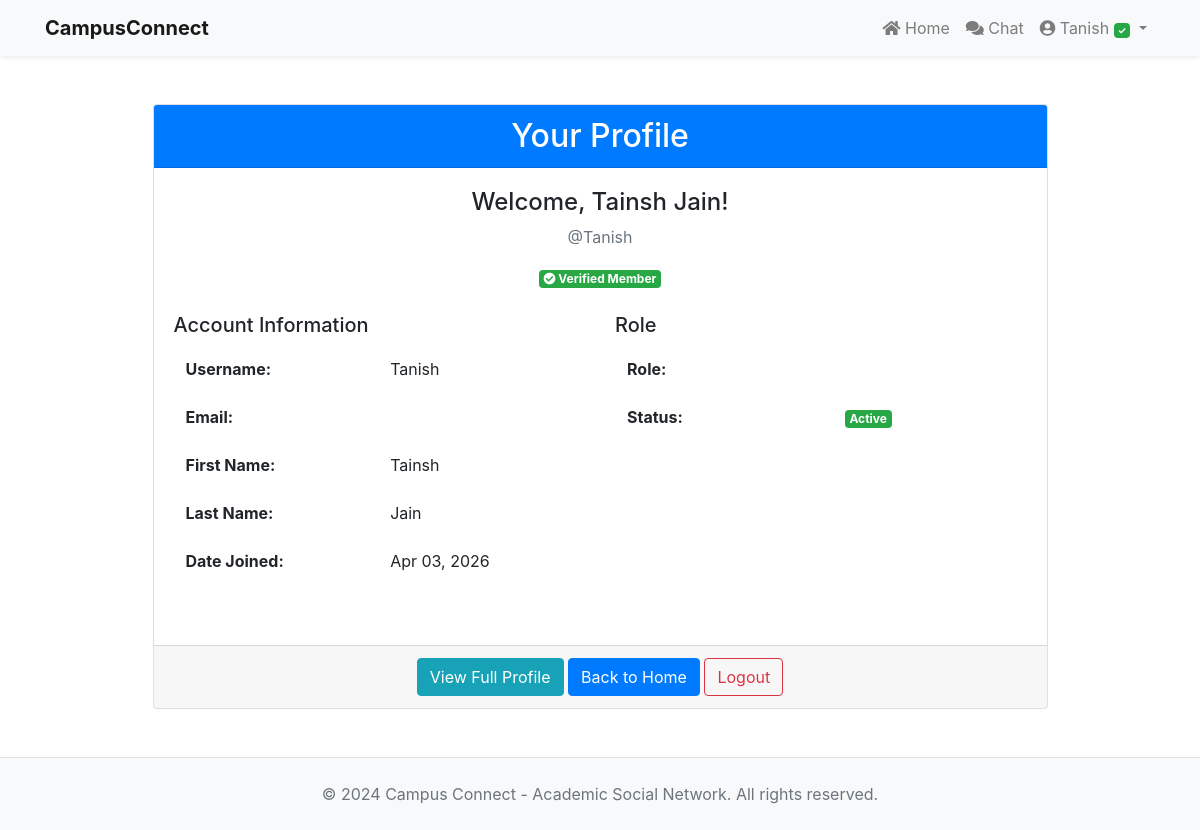
The app's page /profile/ (signed in) with its own data.
### accounts/models.py (models this page shows, shortened)
class User(AbstractUser):
    role = models.CharField(
        max_length=20,
        choices=ROLE_CHOICES,
        default='student',
        help_text='User role determining permissions and capabilities'
    )
    is_verified = models.BooleanField(
        default=False,
        help_text='Whether the user has verified their college email'
    )
    class Meta:
        ordering = ['-date_joined']
    def is_admin(self):
        return self.role == 'admin'
    def is_moderator(self):
        return self.role in ['moderator', 'admin']

### accounts/views.py (the view)
# urls.py: path('profile/', views.profile, name='profile'),
@login_required
def profile(request):
    token = request.COOKIES.get('jwt_token')
    decoded = decode_jwt_token(token) if token else None
    return render(request, 'accounts/profile.html', {'jwt_payload': decoded})

### accounts/templates/accounts/profile.html (shortened to what this page needs)
{% extends "accounts/layout.html" %}
{% block body %}
<div class="container mt-5">
    <div class="row justify-content-center">
        <div class="col-md-10">
            <div class="card">
                <div class="card-header bg-primary text-white">
                    <h2 class="text-center mb-0">Your Profile</h2>
                </div>
                <div class="card-body">
                    <div class="text-center mb-4">
                        <h4>Welcome, {{ request.user.get_full_name|default:request.user.username }}!</h4>
                        <p class="text-muted">@{{ request.user.username }}</p>
                        {% if request.user.is_verified %}
                        <span class="badge badge-success"><i class="fas fa-check-circle"></i> Verified Member</span>
                        {% else %}
                        <span class="badge badge-warning">Pending Verification</span>
                        {% endif %}
                    </div>
                    <div class="row mb-4">
                        <div class="col-md-6">
                            <h5>Account Information</h5>
                            <table class="table table-borderless">
                                <tr>
                                    <td><strong>Username:</strong></td>
                                    <td>{{ request.user.username }}</td>
                                </tr>
                                <tr>
                                    <td><strong>Email:</strong></td>
                                    <td>{{ request.user.email }}</td>
                                </tr>
                                <tr>
                                    <td><strong>First Name:</strong></td>
                                    <td>{{ request.user.first_name }}</td>
                                </tr>
                                <tr>
                                    <td><strong>Last Name:</strong></td>
                                    <td>{{ request.user.last_name }}</td>
                                </tr>
                                <tr>
                                    <td><strong>Date Joined:</strong></td>
                                    <td>{{ request.user.date_joined|date:"M d, Y" }}</td>
                                </tr>
                            </table>
                        </div>
                        <div class="col-md-6">
                            <h5>Role</h5>
                            <table class="table table-borderless">
                                <tr>
                                    <td><strong>Role:</strong></td>
                                    <td>
                                    </td>
                                </tr>
                                <tr>
                                    <td><strong>Status:</strong></td>
                                    <td>
                                        {% if request.user.is_active %}
                                        <span class="badge badge-success">Active</span>
                                        {% else %}
                                        <span class="badge badge-danger">Suspended</span>
                                        {% endif %}
                                    </td>
                                </tr>
                            </table>
                        </div>
                    </div>
                </div>
                <div class="card-footer text-center">
                    <a href="{% url 'user_profile' request.user.username %}" class="btn btn-info">View Full Profile</a>
                    <a href="{% url 'index' %}" class="btn btn-primary">Back to Home</a>
                    <a href="{% url 'logout' %}" class="btn btn-outline-danger">Logout</a>
                </div>
            </div>
        </div>
    </div>
</div>
{% endblock %}

### accounts/templates/accounts/layout.html (shortened to what this page needs)
{% load static %}
<!DOCTYPE html>
<html lang="en">
<head>
    <link rel="stylesheet" href="https://stackpath.bootstrapcdn.com/bootstrap/4.4.1/css/bootstrap.min.css"
>
    <link rel="stylesheet" href="https://cdnjs.cloudflare.com/ajax/libs/font-awesome/5.15.4/css/all.min.css">
</head>
<body>
    <nav class="navbar navbar-expand-lg navbar-light bg-light shadow-sm">
        <div class="container">
            <a href="{% url 'index' %}" class="navbar-brand">
                <strong>CampusConnect</strong>
            </a>
            <div class="collapse navbar-collapse" id="navbarNav">
                <ul class="navbar-nav ml-auto">
                    <li class="nav-item">
                        <a href="{% url 'index' %}" class="nav-link">
                            <i class="fas fa-home"></i> Home
                        </a>
                    </li>
                    {% if user.is_authenticated %}
                        <li class="nav-item">
                            <a href="{% url 'common_chat' %}" class="nav-link">
                                <i class="fas fa-comments"></i> Chat
                            </a>
                        </li>
                        <li class="nav-item dropdown">
                            <a href="#" class="nav-link dropdown-toggle" role="button" data-toggle="dropdown">
                                <i class="fas fa-user-circle"></i> {{ user.username }}
                                {% if user.is_verified %}
                                <span class="badge badge-success" style="font-size: 10px;">✓</span>
                                {% endif %}
                            </a>
                        </li>
                    {% endif %}
                </ul>
            </div>
        </div>
    </nav>
    <main class="container mt-4">
        {% block body %}{% endblock %}
    </main>
    <footer class="bg-light py-4 mt-5 border-top">
        <div class="container text-center text-muted">
            <p class="mb-0">&copy; 2024 Campus Connect - Academic Social Network. All rights reserved.</p>
        </div>
    </footer>
</body>
</html>

### records on screen
User: username "Tanish", user.get_full_name "Tainsh Jain", user.username "Tanish", user.first_name "Tainsh", user.last_name "Jain", user.date_joined "Apr 03, 2026"
